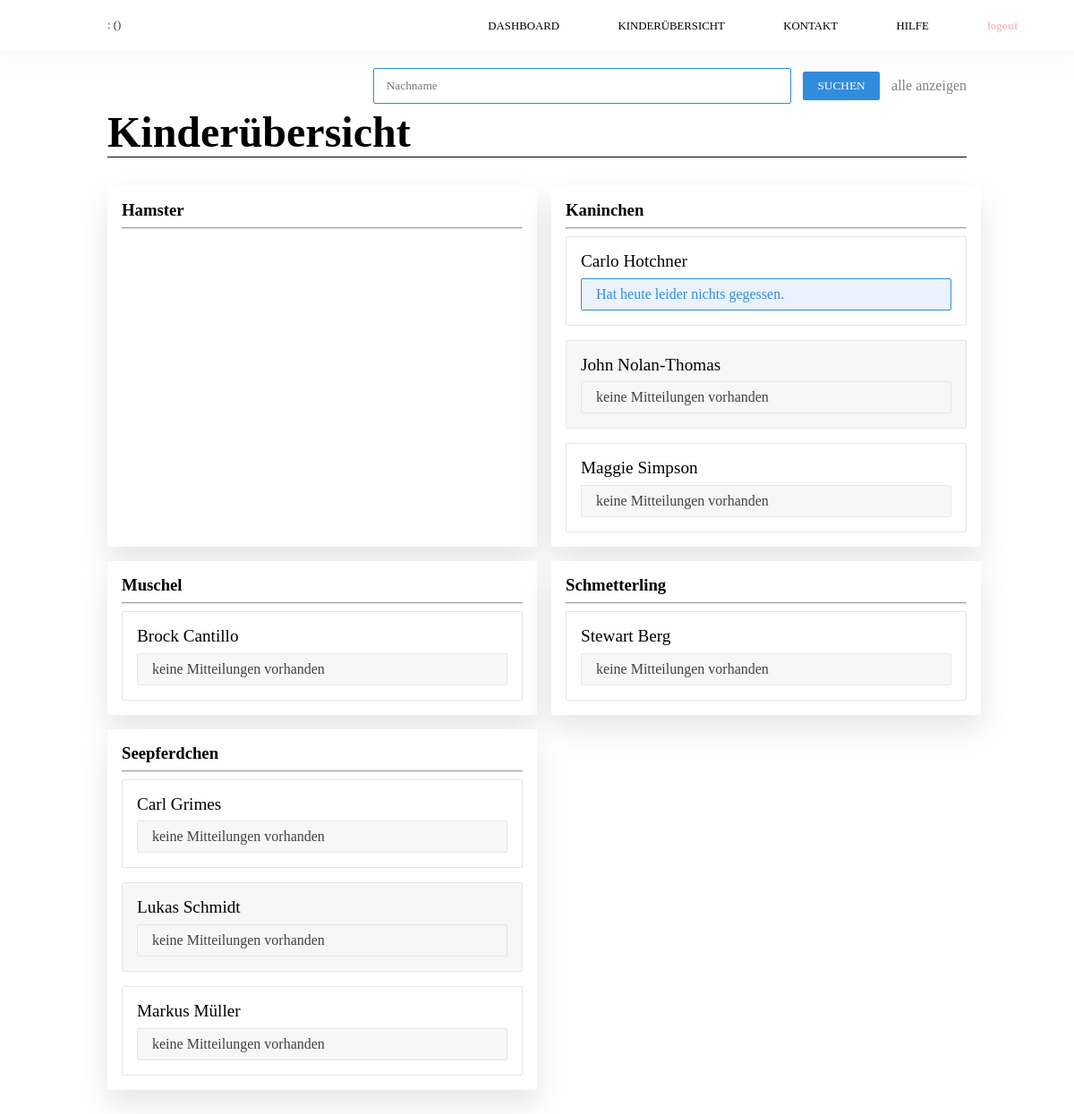
The page /dashboard/kinderübersicht/showKinder/ on the database its author committed.
### kinderübersicht/models.py (models this page shows, shortened)
class Gruppe(models.Model):
    gruppenname = models.CharField(max_length=50)
    class Meta:
        ordering = ['gruppenname',]
        verbose_name = 'Gruppe'
        verbose_name_plural = 'Gruppen'

class Kind(models.Model):
    vorname = models.CharField(max_length=50)
    nachname = models.CharField(max_length=50)
    zeitpunkt_des_beitritts = models.DateTimeField(auto_now_add=True)
    elternteil_1 = models.CharField(max_length=50)
    elternteil_2 = models.CharField(max_length=50)
    eltern_user = models.ForeignKey(User,
                                    on_delete=models.CASCADE,
                                    related_name='parent_user',
                                    related_query_name='user',
                                    blank=True,
                                    null=True,
                             )
    gruppe = models.ForeignKey(Gruppe, on_delete=models.CASCADE)
    mitgliedsnummer = models.CharField(max_length=10)
    class Meta:
        ordering = ['vorname',]
        verbose_name = 'Kind'
        verbose_name_plural = 'Kinder'
    def get_full_name(self):
        return self.vorname + " " + self.nachname
    def get_message(self):
        messages = Mitteilung.objects.filter(kind=self)
        if not messages:
            return "keine Mitteilungen vorhanden"
        else:
            return messages.latest("erstellungs_datum").text

class Mitteilung(models.Model):
    text = models.CharField(max_length=1000)
    erstellungs_datum = models.DateTimeField(auto_now_add=True)
    author = models.CharField(max_length=50)
    kind = models.ForeignKey(Kind, on_delete=models.CASCADE)
    class Meta:
        ordering = ['erstellungs_datum',]
        verbose_name = 'Mitteilung'
        verbose_name_plural = 'Mitteilungen'

### kinderübersicht/forms.py
class SearchForm(forms.ModelForm):
    nachname = forms.CharField(label='',
                    widget=forms.TextInput(attrs={'placeholder': 'Nachname', 'class':"suche__surname"}))
    class Meta:
        model = Kind
        fields = ['nachname']

### kinderübersicht/views.py (called while the page is built)
def showChildrenView(request):
    kids = Kind.objects.all()
    gruppen = Gruppe.objects.all()
    if request.method == 'POST':
        my_form = SearchForm(request.POST)
        search_string = request.POST['nachname']
        print(search_string)
        kids = Kind.objects.filter(nachname=search_string)
        my_form = SearchForm()
        gruppen = set()
        gruppen.add(kids[0].gruppe)
        context = {'form': my_form,
                   'kids': kids,
                   'gruppen': gruppen,
                   'show_results': True}
        return render(request, 'kinderübersicht.html' , context)
    else:
        my_form = SearchForm()
        context = {'form': my_form,
                   'kids': kids,
                   'gruppen': gruppen,
                   'show_results': False}
        return render(request, 'kinderübersicht.html', context)

### kinderübersicht/templates/kinderübersicht.html (shortened to what this page needs)
{% extends 'kübase.html' %}
{% load static %}
{% block ressources %}
  <link rel="stylesheet" type="text/css" href="{% static '/dashboard/kiuebersicht.css' %}">
{% endblock %}
{% block content %}
<main class="mainframe__kinderue">
    {% if user.userprofile.user_type != 'PA' %}
    <form class="kinderue__suche" method="POST">
        {{ form.as_p }}
        <button class="button button--spaceout" type="submit">Suchen</button>
        <a class="button--text" href="{% url 'kinderübersicht' %}">alle anzeigen</a>
    </form>
    {% endif %}
    <h2 class="kinderue__headline">Kinderübersicht</h2>
    <section class="kinderue__kidgroups">
      {% if user.userprofile.user_type == 'PA' %}
      <article class="kidgroups__group--multi kidgroups__group--fullScreen">
        <h2>News zu ihrem Kind</h2>
        <hr>
          {% for kid in kids %}
            {% if  kid.eltern_user == user %}
            <div class="group__kid">
            <a class="kid__name" href="{{ kid.id }}/">{{ kid.get_full_name }}</a>
            <p class="kid__message">Vorname: {{ kid.vorname }}</p>
            <p class="kid__message">Name: {{ kid.nachname }}</p>
            <p class="kid__message">Beitritt: {{ kid.zeitpunkt_des_beitritts }}</p>
            <p class="kid__message">Elternteil 1: {{ kid.elternteil_1 }}</p>
            <p class="kid__message">Elternteil 2: {{ kid.elternteil_2 }}</p>
            <p class="kid__message">Gruppe: {{ kid.gruppe }}</p>
            <p class="kid__message">Mitgliedsnummer: {{ kid.mitgliedsnummer }}</p>
            </article>
            {% endif %}
          {% endfor %}
        {% else %}
            {% for gruppe in gruppen %}
                <article class="kidgroups__group--multi">
                    <h3>{{ gruppe.gruppenname }}</h3>
                    <hr>
                    {% for kid in kids %}
                        {% if kid.gruppe.gruppenname == gruppe.gruppenname %}
                            <div class="group__kid">
                            <a class="kid__name" href="{{ kid.id }}/">{{ kid.get_full_name }}</a>
                            {% if kid.get_message == 'keine Mitteilungen vorhanden' %}
                              <p class="kid__message kid__message--deactivate">{{ kid.get_message }}</p>
                            {% else %}
                              <p class="kid__message">{{ kid.get_message }}</p>
                            {% endif %}
                            </div>
                        {% endif %}
                    {% endfor %}
                </article>
            {% endfor %}
        {% endif %}
    </section>
    </main>
{% endblock %}

### kinderübersicht/templates/kübase.html (shortened to what this page needs)
<!DOCTYPE html>
<html>
<head>
    {% load static %}
      <link rel="stylesheet" type="text/css" href="{% static '/dashboard/reset.css' %}">
      <link rel="stylesheet" type="text/css" href="{% static '/dashboard/navigation.css' %}">
      <link rel="stylesheet" type="text/css" href="{% static '/dashboard/button.css' %}">
      {% block ressources %}{% endblock %}
</head>
<body>
  <nav class="navigation">
    <p class="navigation__loggedinas">{{user.userprofile.kindergarten}}:
      {{user.userprofile.get_full_name}} ({{user.userprofile.mitgliedsnummer}})</p>
    <div>
    <a href="{% url 'dashboard' %}" class="navigation__element">Dashboard</a>
    <a href="{% url 'kinderübersicht' %}" class="navigation__element">Kinderübersicht</a>
    <a href="{% url 'dashboard' %}" class="navigation__element">Kontakt</a>
    <a href="{% url 'dashboard' %}" class="navigation__element">Hilfe</a>
    <a href="{% url 'logout' %}" class="navigation__element navigation__element--logout">logout</a>
  </nav>
  {% block content %}{% endblock %}
</body>
</html>

### dashboard/static/dashboard/navigation.css (style rules this page uses)
.navigation { position: fixed; z-index: 1001; width: 100vw; height: 3.5em; top: 0; left: 0; display: flex; flex-direction: row; justify-content: space-between; padding: 0em 2em 0em 10vw; align-items: center; background-color: #fff; margin-bottom: 2em; box-shadow: 0em 1em 2em rgba(0,0,0,0.03); }
.navigation__element { margin: 0em 1.5em; font-size: 0.8em; text-transform: UPPERCASE; font-family: SFProSemibold; padding: 0.5em 0.9em; transition: 0.1s; }
.navigation__element--logout { font-weight: bolder; text-transform: lowercase; color: rgba(222,50,65,0.3); }
.navigation__loggedinas { font-family: SFProMedium; color: #333; font-size: 0.8em; }

### dashboard/static/dashboard/button.css (style rules this page uses)
.button { padding: 0.5rem 1rem; background-color: #328cde; color: #fff; border-radius: 2px; border: none; text-transform: uppercase; font-family: SFProSemibold; }
.button--text { color: #808080; font-family: SFProMedium; }

### dashboard/static/dashboard/kiuebersicht.css (style rules this page uses)
body { padding-bottom: 5em; }
.kinderue__headline { color: #000; font-family: SFProHeavy; font-size: 3em; display: block; width: 100%; border-bottom: 1px solid #000; }
.mainframe__kinderue { margin: 4.5em 10vw 0em 10vw; }
.kinderue__suche { width: 100%; height: 3em; display: flex; flex-direction: row; justify-content: flex-end; align-items: center; }
.suche__surname { display: block; padding: 0.5em 1em; width: 35em; margin-right: 1em; border-radius: 2px; height: 3em; background-color: #fff; border: 1px solid #328cde; }
.button--spaceout { margin-right: 1em; }
.kinderue__kidgroups { margin-top: 2em; display: grid; grid-template-columns: 50% 50%; grid-template-rows: repeat(auto-fill, minmax(15em, min-content)); grid-gap: 1em; }
.kidgroups__group--multi { width: 100%; height: 100%; grid-row: span 1; grid-column: span 1; background-color: #fff; box-shadow: 0em 1em 2em rgba(0,0,0,0.1); padding: 1em; }
.group__kid { display: flex; flex-direction: column; padding: 1em; border: 1px solid #e6e6e6; border-radius: 2px; }
.group__kid:not(:last-child) { margin-bottom: 1em; }
.group__kid:nth-child(even) { background-color: #f7f7f7; }
.kid__name { font-family: SFProBold; font-size: 1.2em; margin-bottom: 0.4em; }
.kid__message { background-color: rgba(50,140,222,0.1); color: #328cde; border-radius: 2px; border: 1px solid #328cde; padding: 0.5em 1em; display: inline; }
.kid__message--deactivate { background-color: #f7f7f7; color: #404040; border: 1px solid #e6e6e6; }

### rows shown on the page
Gruppe: gruppenname "Hamster"
Gruppe: gruppenname "Kaninchen"
Kind: get_full_name "Carlo Hotchner", get_message "Hat heute leider nichts gegessen."
Kind: get_full_name "John Nolan-Thomas", get_message "keine Mitteilungen vorhanden"
Kind: get_full_name "Maggie Simpson", get_message "keine Mitteilungen vorhanden"
Gruppe: gruppenname "Muschel"
Kind: get_full_name "Brock Cantillo", get_message "keine Mitteilungen vorhanden"
Gruppe: gruppenname "Schmetterling"
Kind: get_full_name "Stewart Berg", get_message "keine Mitteilungen vorhanden"
Gruppe: gruppenname "Seepferdchen"
Kind: get_full_name "Carl Grimes", get_message "keine Mitteilungen vorhanden"
Kind: get_full_name "Lukas Schmidt", get_message "keine Mitteilungen vorhanden"
Kind: get_full_name "Markus Müller", get_message "keine Mitteilungen vorhanden"
